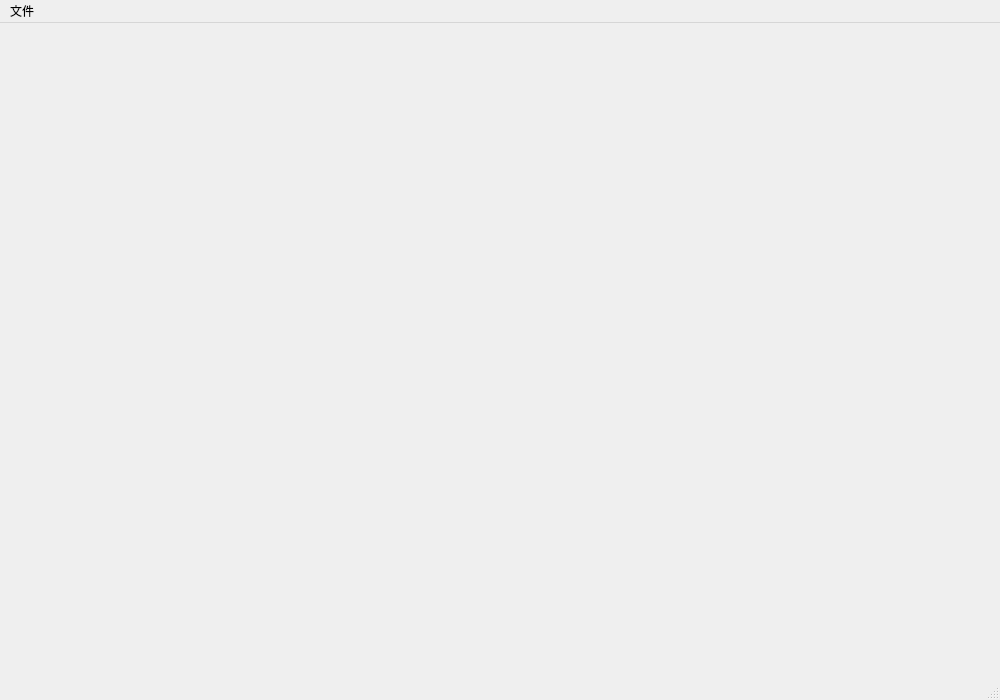
<?xml version="1.0" encoding="UTF-8"?>
<ui version="4.0">
 <class>MainWindow</class>
 <widget class="QMainWindow" name="MainWindow">
  <property name="geometry">
   <rect>
    <x>0</x>
    <y>0</y>
    <width>1000</width>
    <height>700</height>
   </rect>
  </property>
  <property name="windowTitle">
   <string>MainWindow</string>
  </property>
  <widget class="QWidget" name="centralWidget"/>
  <widget class="QStatusBar" name="statusBar"/>
  <widget class="QMenuBar" name="menuBar">
   <property name="geometry">
    <rect>
     <x>0</x>
     <y>0</y>
     <width>1000</width>
     <height>23</height>
    </rect>
   </property>
   <widget class="QMenu" name="menufile">
    <property name="title">
     <string>文件</string>
    </property>
    <addaction name="actionopen"/>
    <addaction name="actionsave"/>
    <addaction name="actionexit"/>
   </widget>
   <addaction name="menufile"/>
  </widget>
  <action name="actionopen">
   <property name="text">
    <string>打开</string>
   </property>
  </action>
  <action name="actionexit">
   <property name="text">
    <string>退出</string>
   </property>
  </action>
  <action name="actionsave">
   <property name="text">
    <string>保存</string>
   </property>
  </action>
 </widget>
 <layoutdefault spacing="6" margin="11"/>
 <resources/>
 <connections/>
</ui>
